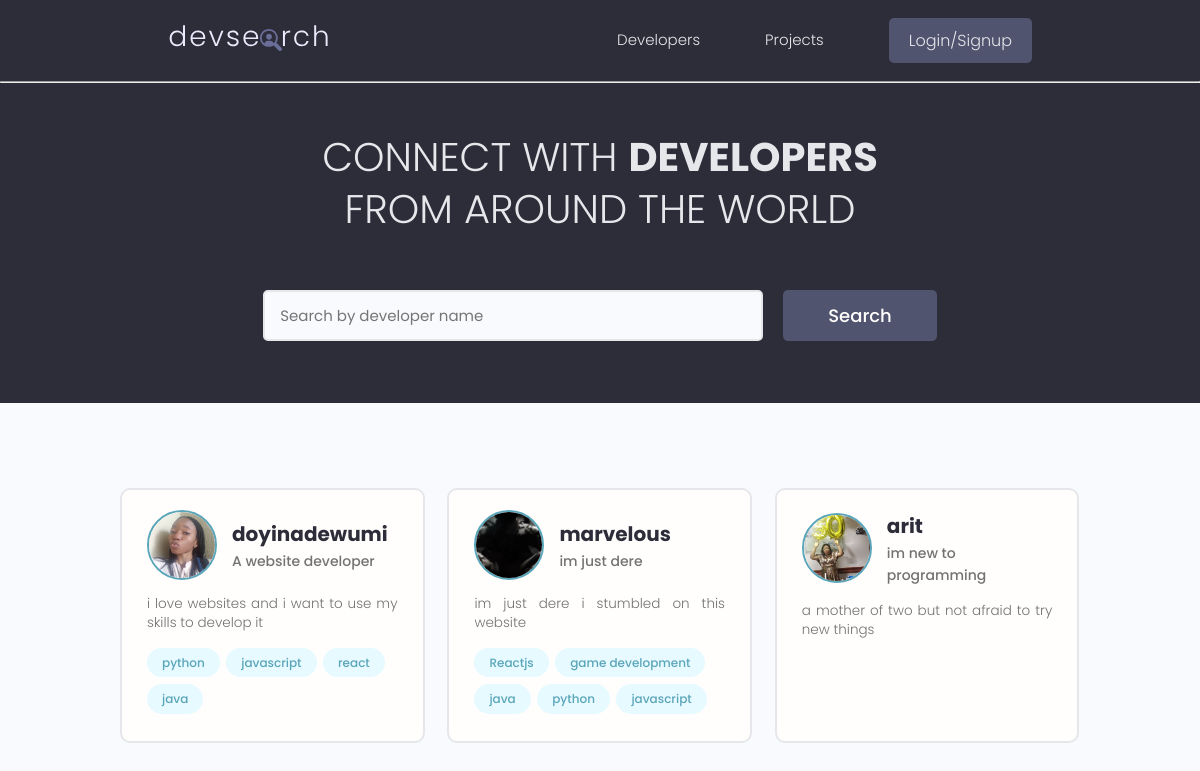
The page / on the database its author committed.
### users/models.py (models this page shows, shortened)
class Profile(models.Model):
   user = models.OneToOneField(User ,  on_delete=models.CASCADE  )
   name =  models.CharField(max_length=250, blank = True , null = True)
   email = models.EmailField(max_length=500, blank= True, null= True)
   bio =  models.CharField(max_length=500, blank=True, null=True)
   description = models.TextField(blank = True, null = True)
   username = models.CharField( blank = True,  null = True , max_length=160)
   profile_pic = models.ImageField(upload_to='user_profile' , default='default.jpeg', null = True , blank = True)
   location = models.CharField(max_length= 150, blank = True, null = True)
   created = models.DateTimeField(auto_now_add=True)
   id = models.UUIDField(default = uuid.uuid4, editable= False , unique= True, primary_key=True)
   class Meta:
       ordering = ['created']
   @property
   def ImageURL(self):
       try :
           url = self.profile_pic.url
       except :
           url = settings.STATIC_URL + 'images/default.jpeg'
       return url

class Skill(models.Model):
    Owner = models.ForeignKey(Profile, blank= True, null = True, on_delete= models.CASCADE)
    name = models.CharField(max_length= 75 , blank = True, null = True)
    description = models.TextField(max_length=250, null = True, blank = True )
    created = models.DateTimeField(auto_now_add=True)
    id = models.UUIDField(default = uuid.uuid4, editable= False , unique= True, primary_key=True )

### users/views.py (the view)
# urls.py: urlpatterns = [path('', views.profile, name ="profile" ),
def profile(request):
    UserProfile , search = searchprojects(request)
    UserProfile,customrange ,paginator = pagination( request , UserProfile , 6)
    context = {'UserProfiles': UserProfile,'search':search , 'paginator':paginator, 'customrange': customrange}
    return render(request , 'users/profile.html', context )

### users/utils.py (called while the page is built)
def searchprojects (request):
    search = ''
    if request.GET.get('search'):
        search = request.GET.get('search')
    skills = Skill.objects.filter(name__iexact = search)
    UserProfile = Profile.objects.distinct().filter(Q(username__icontains = search)| Q(bio__icontains = search)| Q(skill__in = skills))
    return ( UserProfile, search)

def pagination(request, UserProfile ,results ):
     page = request.GET.get('page')
     results = 3
     paginator = Paginator(UserProfile, results)
     try:
       UserProfile = paginator.page(page)
     except PageNotAnInteger:
        page = 1
        UserProfile = paginator.page(page)
     except EmptyPage:
        page = paginator.num_pages
        UserProfile = paginator.page(page)
     leftindex = int(page)-1
     if leftindex <1:
        leftindex = 1
     rightindex = int(page) + 5
     if rightindex > paginator.num_pages:
        rightindex = paginator.num_pages +1
     customrange = range(leftindex,rightindex)
     UserProfile = paginator.page(page)
     return (UserProfile,customrange,paginator)

### users/templates/users/profile.html (shortened to what this page needs)
{% extends 'main.html' %}
{% block content %}
<main class="home">
    <section class="hero-section text-center">
      <div class="container container--narrow">
        <div class="hero-section__box">
          <h2>CONNECT WITH <span>DEVELOPERS</span></h2>
          <h2>FROM AROUND THE WORLD</h2>
        </div>
        <div class="hero-section__search">
          <form class="form" action="{% url 'profile' %}" method="get">
            <div class="form__field">
              <input class="input input--text" id="formInput#search" type="text" name="search"
              value="{{search}}"  placeholder="Search by developer name" />
            </div>
            <input class="btn btn--sub btn--lg" type="submit" value="Search" />
          </form>
        </div>
      </div>
    </section>
    <section class="devlist">
      <div class="container">
        <div class="grid grid--three">
        {% for profile in UserProfiles %}
          <div class="column card">
            <div class="dev">
              <a href="{% url 'user-profile' profile.id  %}" class="card__body">
                <div class="dev__profile">
                  <img class="avatar avatar--md" src="{{profile.ImageURL}}" alt="image" />
                  <div class="dev__meta">
                    <h3>{{profile.user.username}}</h3>
                    <h5>{{profile.bio}}</h5>
                  </div>
                </div>
                <p class="dev__info">
                  {{profile.description}}
                </p>
                <div class="dev__skills">
                    {% for skill in profile.skill_set.all %}
                  <span class="tag tag--pill tag--main">
                    <small>{{skill.name}}</small>
                  </span>
                    {% endfor %}
                </div>
              </a>
            </div>
          </div>
        {% endfor %}
        </div>
      </div>
    </section>
  </main>
{% endblock %}

### static/styles/app.css (style rules this page uses)
:root { --color-sub: #2d2d39; }
.btn--sub { background-color: var(--color-sub-light); }
.card { border: 2px solid var(--color-light); }
img { width: 100%; }
.hero-section { height: 40vh; display: flex; align-items: center; background-color: var(--color-sub); }
.hero-section__box { margin-bottom: 4rem; }
.hero-section__box > h2, .hero-section__box > h2 > span { font-size: 4rem; color: var(--color-light); line-height: 1.3; text-transform: uppercase; }
.hero-section__box > h2 { font-weight: 300; }
.hero-section__box > h2 > span { font-weight: 700; }
.hero-section__search > .form { display: flex; align-items: center; justify-content: center; gap: 2rem; }
.hero-section__search > .form input.input--text { width: 50rem; }
.devlist { margin-top: 8rem; }
.devlist .grid { align-items: stretch; }
.devlist .dev .dev__profile { display: flex; align-items: center; gap: 1.5rem; }
.devlist .dev .dev__meta h3 { color: var(--color-sub); font-size: 2rem; font-weight: 700; }
.devlist .dev .dev__meta h5 { color: var(--color-text); font-size: 1.4rem; font-weight: 500; }
.devlist .dev .dev__info { margin: 1.5rem 0; font-size: 1.35rem; line-height: 1.4; text-align: justify; }

### static/uikit/styles/modules/_variables.css (style rules this page uses)
:root { --color-main: #5aa5b9; --color-main-light: #e6faff; --color-sub: #3f4156; --color-sub-light: #51546e; --color-sub-lighter: #ededfd; --color-text: #737373; --color-gray: #8b8b8b; --color-light: #e5e7eb; --color-light-gray: #767676; --color-bg: #f8fafd; --color-white: #fffefd; --color-white-light: #f3f3f3; --color-success: #359e64; --color-success-bg: #def8e8; --color-error: #fc4b0b; --color-error-bg: #fff2ee; --font-base: 'Poppins', arial, helvetica, 'Segoe UI', roboto, ubuntu, sans-serif; --font-monospace: 'Fira Code', 'Courier New', courier, monospace; --font-regular: 300; --font-medium: 500; --font-bold: 700; --generic-shadow: 1px 1px 5px #00000010; --generic-transition: all 0.3s ease-in-out; }

### static/uikit/styles/modules/_base.css (style rules this page uses)
* { margin: 0; padding: 0; box-sizing: border-box; text-rendering: optimizeLegibility; color: inherit; font-size: inherit; }
html { font-size: 50%; }
@media only screen and (min-width: 480px) { html { font-size: 56.25%; } }
@media only screen and (min-width: 1200px) { html { font-size: 62.5%; } }
body { line-height: 1.6; font-weight: 400; font-size: 1.5rem; color: var(--color-text); background-color: var(--color-bg); min-height: 100vh; }

### static/uikit/styles/modules/_typography.css (style rules this page uses)
* { font-family: var(--font-base); }
h2 { font-size: 3.6rem; font-weight: var(--font-bold); }
h3 { font-size: 3.2rem; font-weight: var(--font-medium); }
h5 { font-size: 2.4rem; font-weight: var(--font-medium); }
h5, h6 { font-weight: var(--font-regular); }
p, span, strong { font-size: 1.6rem; color: var(--color-text); font-weight: var(--font-regular); }
a { padding-bottom: 2px; text-decoration: none; display: inline-block; color: var(--color-main); font-weight: var(--font-medium); }

### static/uikit/styles/modules/_utilities.css (style rules this page uses)
.container { width: 92%; max-width: 165rem; margin: 0 auto; box-sizing: border-box; }
.container--narrow { width: 92%; max-width: 120rem; }
@media screen and (min-width: 1000px) { .container { width: 90%; } }
@media screen and (min-width: 1000px) { .container--narrow { width: 85%; } }
@media screen and (min-width: 1200px) { .container { width: 80%; } }
@media screen and (min-width: 1200px) { .container--narrow { width: 72%; } }
.text-center { text-align: center; }

### static/uikit/styles/modules/_avatar.css (style rules this page uses)
.avatar { border-radius: 50%; border: 2px solid var(--color-main); object-fit: cover; }
.avatar--md { height: 7rem; width: 7rem; }

### static/uikit/styles/modules/_button.css (style rules this page uses)
.btn { display: inline-block; position: relative; cursor: pointer; background-color: var(--color-light); font-weight: var(--font-medium); color: var(--color-sub); text-decoration: none; padding: 1rem 2rem; border-radius: 0.5rem; border: none; width: -webkit-fit-content; width: -moz-fit-content; width: fit-content; height: -webkit-fit-content; height: -moz-fit-content; height: fit-content; font-size: 1.6rem; outline-width: 0; outline-color: transparent; -webkit-backface-visibility: hidden; backface-visibility: hidden; transition: all 0.3s ease-in-out; }
.btn--sub { background-color: var(--color-sub); color: var(--color-white); }
.btn--lg { font-size: 1.8rem; padding: 1.2rem 4.5rem; }

### static/uikit/styles/modules/_card.css (style rules this page uses)
.card { border-radius: 1rem; background-color: var(--color-white); border: 1.5px solid var(--color-light); width: auto; height: auto; margin-top: 0.5rem; margin-bottom: 0.5rem; overflow: hidden; }
.card__body, .card__header { padding: 2rem 2.5rem; }

### rows shown on the page
Profile: ImageURL (picture), user.username "doyinadewumi", bio "A website developer", description "i love websites and i want to use my skills to develop it"
Skill: name "python"
Skill: name "javascript"
Skill: name "react"
Skill: name "java"
Profile: ImageURL (picture), user.username "marvelous", bio "im just dere", description "im just dere i stumbled on this website"
Skill: name "Reactjs"
Skill: name "game development"
Skill: name "java"
Skill: name "python"
Skill: name "javascript"
Profile: ImageURL (picture), user.username "arit", bio "im new to programming", description "a mother of two but not afraid to try new things"
